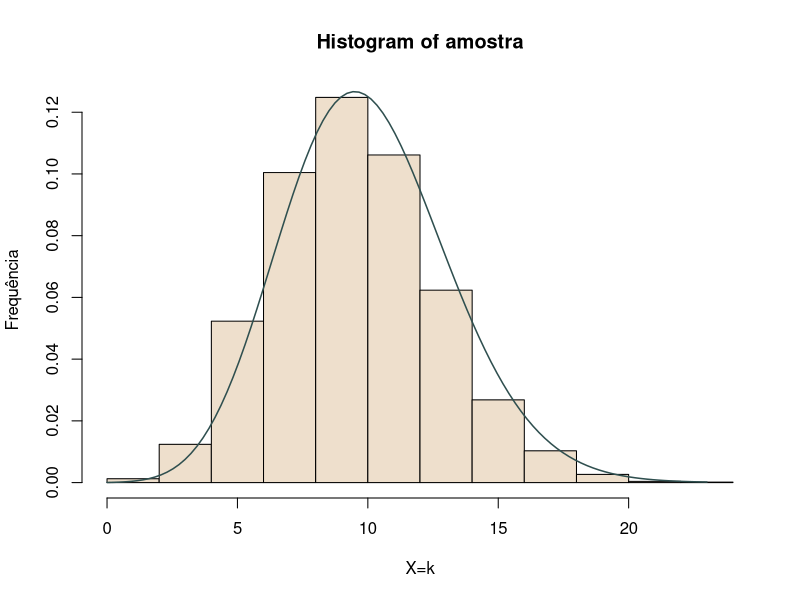

Here is the R script that generated this plot:
## ---- chunk 1
numale = function(lambda){

  exp01=exp(-lambda)
  
  i=1
  
  contr=0  
  
  unif01 <- NULL
  
  while(contr!=i){
    
    unif01[i]=runif(1)
    
    if(prod(unif01) < exp01){
      
      contr=i  
      
    }else{
      i=i+1
    }
  }

return(i-1)
}

rpois2 = function(n,lambda){
  
Y=replicate(n,numale(lambda))

return (Y)

}

n <- 1e4

lambda <- 10

amostra=rpois2(n,lambda)

maxx=max(amostra)
## ---- chunk 2
#pprob <- dpois(indexp,lambda)

#plot(indexp,pprob*n,type='l',lwd=1.5,col="blue")

hist(amostra,col="antiquewhite2",border="black",xlab="X=k",
ylab="Frequência",freq=FALSE)

curve(((exp(-lambda)*lambda^x)/factorial(x)),xlim=c(0,maxx),
lw=1.5,col="darkslategray",type='l',add=TRUE)
## ---- chunk 3
alpha= .05
## ---- chunk 4

q1=qpois(0.25,lambda)

q2=qpois(0.5,lambda)

q3=qpois(0.75,lambda)

p1=ppois(q1,lambda)

p2=ppois(q2,lambda)

p3=ppois(q3,lambda)

p4=ppois(3*lambda,lambda)


## ---- chunk 5
quartis = c(0,q1,q2,q3,3*lambda)

resTmp = cut(amostra, quartis, include.lowest=TRUE)

obs = as.integer(table(resTmp))

propor=prop.table(table(resTmp))

proporesp = c(p1,p2,p3,p4)

p_valor=chisq.test(cbind(propor, proporesp))[3]

prop.table(table(resTmp))
